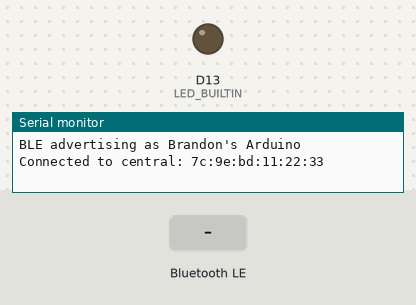
A sketch run on a simulated Arduino Nano 33 IoT. On the bench: output pins drawn as LEDs (lit = HIGH), the last lines printed to the serial monitor. Dashed ring = blinking. The inputs (shaded band) are chosen by the test bench. Nothing arrives over Bluetooth unless stated; a phone connects over Bluetooth LE 3 s after start.

Above: at 3.8 s.
3.9 s: Bluetooth LE write "2" received
At 4.3 s:
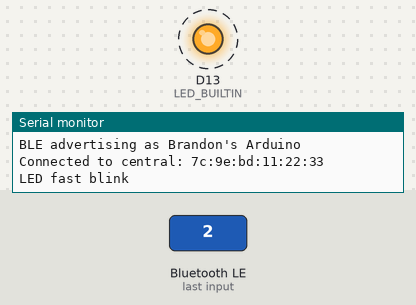
6.9 s: Bluetooth LE write "1" received
At 8.0 s:
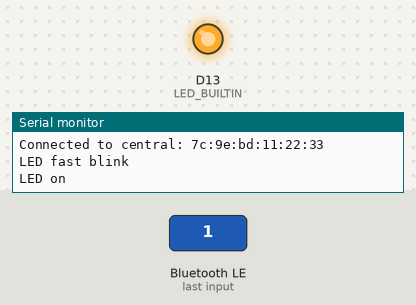
8.4 s: Bluetooth LE write "0" received
At 9.1 s:
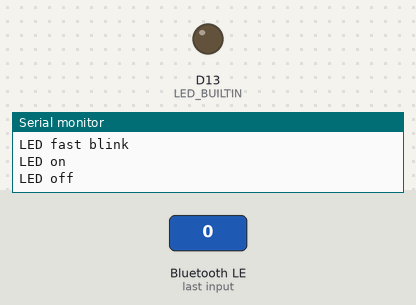
Timing chart, 0 to 11.4 s (numbered marks = the images above; inputs shaded):
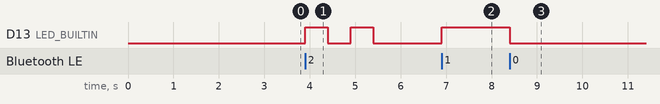

Measured:
- after the input at 3.9 s, D13 (LED_BUILTIN): alternates HIGH for 0.50 s and LOW for 0.50 s, 4 changes in all, then stays LOW, starting at once
- after the input at 6.9 s, D13 (LED_BUILTIN): LOW → HIGH at once
- after the input at 8.4 s, D13 (LED_BUILTIN): HIGH → LOW at once

The sketch:

M2_Bluetooth_Tutorial.ino
```cpp
#include <ArduinoBLE.h>

#define BLE_UUID_LED_SERVICE "180A"
#define BLE_UUID_SWITCH "2A57"
#define LOCAL_NAME "Brandon's Arduino"
#define BAUD_RATE 9600

BLEService ledService(BLE_UUID_LED_SERVICE);

BLEByteCharacteristic switchCharacteristic(BLE_UUID_SWITCH, BLERead | BLEWrite);

void setup() {
  Serial.begin(BAUD_RATE);
  while (!Serial);

  pinMode(LED_BUILTIN, OUTPUT);

  /* Initialize BLE */
  if (!BLE.begin()) {
    Serial.println(F("Error: Starting BLE module failed!"));
    while (1);
  }

  /* Set advertised local name and service UUID */
  BLE.setLocalName(LOCAL_NAME);
  BLE.setAdvertisedService(ledService);

  /* Add characteristic to the service */
  ledService.addCharacteristic(switchCharacteristic);

  /* Add service */
  BLE.addService(ledService);

  /* Set the initial value of the characeristic */
  switchCharacteristic.writeValue(0);

  /* Start advertising */
  BLE.advertise();

  Serial.print(F("BLE advertising as "));
  Serial.println(LOCAL_NAME);
}

void loop() {
  /* Listen for BLE peripherals to connect */
  BLEDevice central = BLE.central();

  if (central) {
    Serial.print(F("Connected to central: "));
    Serial.println(central.address()); /* Central's MAC address */

    while (central.connected()) {
      /* Remote device wrote to the characteristic */
      if (switchCharacteristic.written()) {
        switch (switchCharacteristic.value()) {
          case 1:
            Serial.println(F("LED on"));
            digitalWrite(LED_BUILTIN, HIGH);
            break;
          case 2:
            Serial.println(F("LED fast blink"));
            digitalWrite(LED_BUILTIN, HIGH);
            delay(500);
            digitalWrite(LED_BUILTIN, LOW);
            delay(500);
            digitalWrite(LED_BUILTIN, HIGH);
            delay(500);
            digitalWrite(LED_BUILTIN, LOW);
            break;
          case 3:
            Serial.println(F("LED slow blink"));
            digitalWrite(LED_BUILTIN, HIGH);
            delay(1000);
            digitalWrite(LED_BUILTIN, LOW);
            delay(1000);
            digitalWrite(LED_BUILTIN, HIGH);
            delay(1000);
            digitalWrite(LED_BUILTIN, LOW);
            break;
          default:
            Serial.println(F("LED off"));
            digitalWrite(LED_BUILTIN, LOW);
            break;
        }
      }
    }

    /* Turn off the LED when the central disconnects */
    Serial.print(F("Disconnected from central: "));
    Serial.println(central.address());
    digitalWrite(LED_BUILTIN, LOW);
  }
}
```
